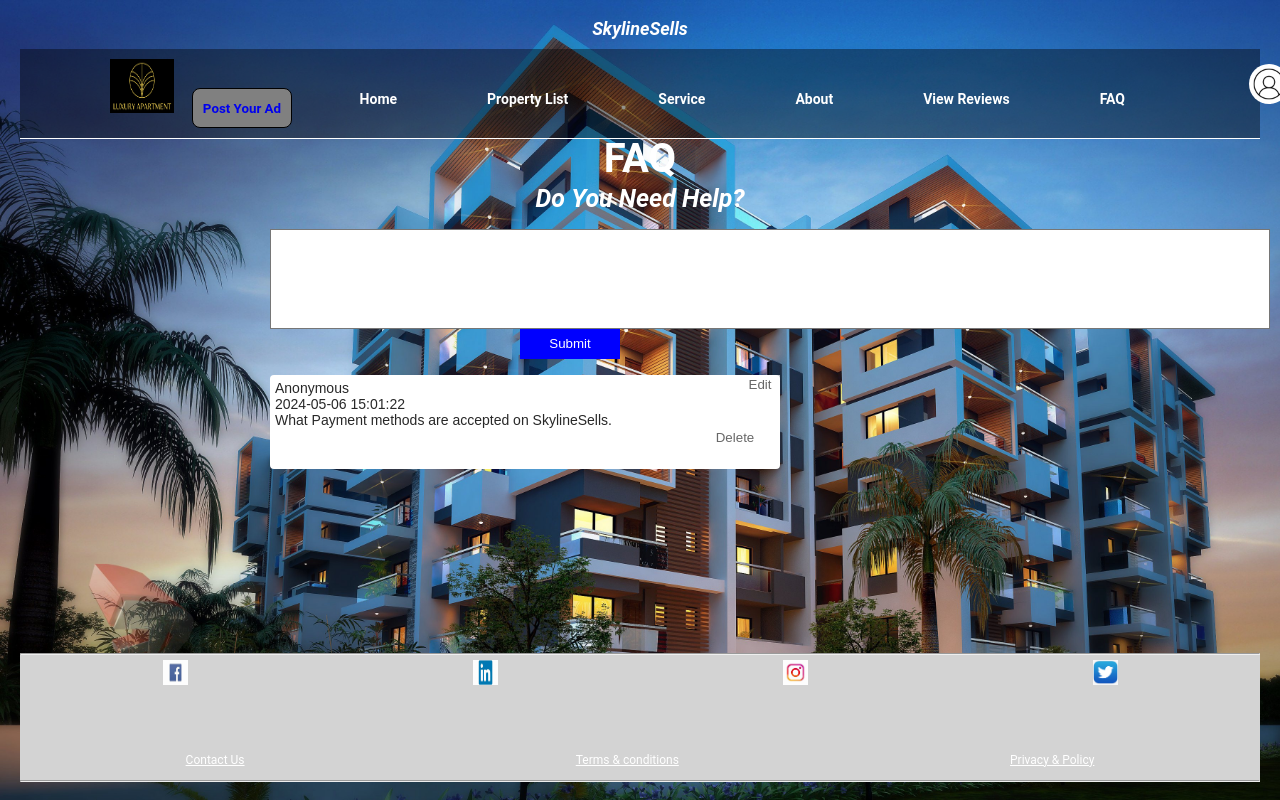
/maincomment.php, run on the app's committed database.
### tables this page shows
CREATE TABLE `comments1` (
  `cid` int(11) NOT NULL,
  `uid` varchar(128) NOT NULL,
  `date` datetime NOT NULL,
  `message` varchar(1000) NOT NULL
);

### crud.php (the view, shortened to what this page needs)
<?php
function getComments($con){
    $sql="SELECT * FROM comments1";
    $result=$con->query($sql);
    while($row=$result->fetch_assoc()){
        echo "<div class='comment-box'><p>";
           echo $row['uid']."<br>";
           echo $row['date']."<br>";
           echo nl2br($row['message']);
        echo "</p>
        <form class='delete-form' method='POST' action='".deleteComments($con)."'>
        <input type='hidden' name='cid' value='".$row['cid']."'>
          <button type='submit' name='commentDelete'>Delete</button>
        </form>
           <form class='edit-form' method='POST' action='editcomment.php'>
           <input type='hidden' name='cid' value='".$row['cid']."'>
           <input type='hidden' name='uid' value='".$row['uid']."'>
           <input type='hidden' name='date' value='".$row['date']."'>
           <input type='hidden' name='message' value='".$row['message']."'>
             <button>Edit</button>
           </form>
        </div>";
    }
}
?>
</body>
</html>

### styles/commentstyle.css (style rules this page uses)
body { background-color:beige; align-content: center; }
p { text-align: center; font-weight: bold; font-size: 40px; color:white; }
button { width:100px; height:30px; background-color:blue; border: none; color: white; font-family: Arial, Helvetica, sans-serif; font-weight: 400; cursor: pointer; margin-bottom: 16px; margin-left: 500px; }
.comment-box { width: 500px; padding: 5px; margin-left: 250px; margin-bottom: 4px; background-color:white; border-radius: 4px; position: relative; }
.comment-box p { font-family: Arial, Helvetica, sans-serif; font-size: 14px; line-height: 16px; color: #282828; font-weight: 100; text-align: left; }
.edit-form { position:absolute; top: 0px; right: 0px; }
.edit-form button { width: 40px; height: 20px; color: #282828; background-color: #fff; opacity: 0.7; }
.delete-form { position:relative; top: 0px; right: 60px; }
.delete-form button { width: 40px; height: 20px; color: #282828; background-color: #fff; opacity: 0.7; left: 1000px; }

### styles/terms&condition.css (style rules this page uses)
* { font-family:'Roboto', sans-serif; margin:0; padding:0; }
body { font-size: 12px; line-height: 20px; color:black; padding:0 20px; }

### styles/styles.css (style rules this page uses)
* { margin:0; padding:0; }
body { background-image:url("../images/background2.jpg"); background-size:cover; background-repeat:no-repeat; }

### data on the page
comments1: uid "Anonymous", date "2024-05-06 15:01:22", message "What Payment methods are accepted on SkylineSells."
